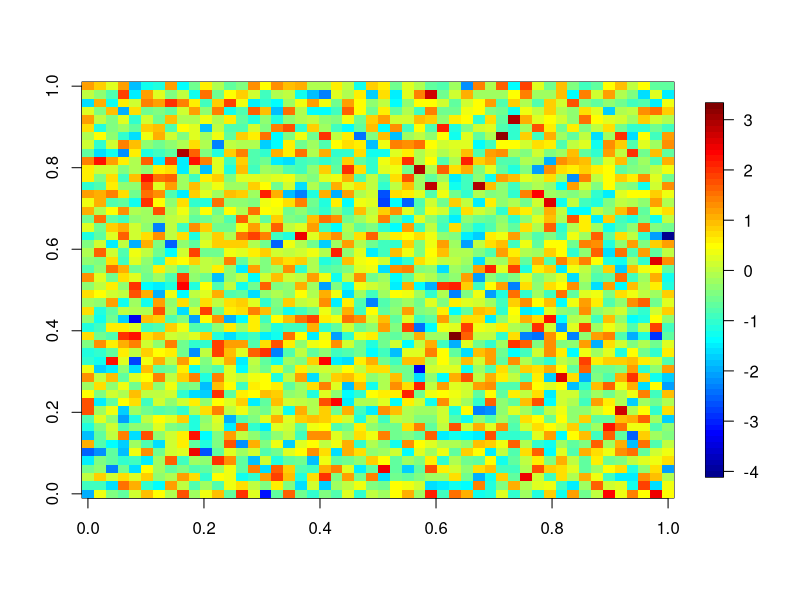

Here is the R script that generated this plot: (Note: this script raises an error after producing the figure.)
library(mvtnorm)
library(fields)
p = 50
A = rmvnorm(n = p, sigma = diag(1,p))
x11();image.plot(A)
ACheatmap(A, center_value = 0, horizontal = F)
ACheatmap_hcl(A, horizontal = T)

n = 100
p = 6
data = rmvnorm(n = n, sigma = diag(1,p))
boxplot_from_matrix(data = data[,1:3], use_ggplot = T)

colnames(data) = c("uno","due","tre")
boxplot_from_matrix(data = data[,1:3], use_ggplot = F)

n1 = 20
n2 = 40
n3 = 10
v1 = rnorm(n = n1)
v2 = rnorm(n = n2, mean = 0.5)
v3 = rnorm(n = n3, sd = 0.75)
boxplot_from_vectors(v1,v2,v3, names = 1:3)
